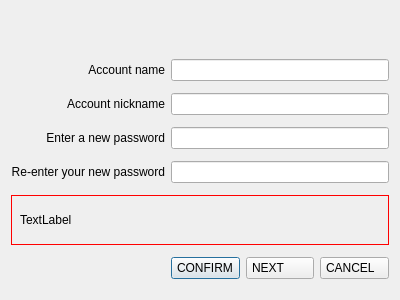
<?xml version="1.0" encoding="UTF-8"?>
<ui version="4.0">
 <class>DBRetrieve</class>
 <widget class="QDialog" name="DBRetrieve">
  <property name="geometry">
   <rect>
    <x>0</x>
    <y>0</y>
    <width>400</width>
    <height>300</height>
   </rect>
  </property>
  <property name="windowTitle">
   <string>Dialog</string>
  </property>
  <property name="styleSheet">
   <string notr="true">QPushButton 
{
text-align: left;
padding: 3px;
padding-left: 5px;
}</string>
  </property>
  <layout class="QGridLayout" name="gridLayout">
   <item row="1" column="0">
    <widget class="QLabel" name="label_login">
     <property name="font">
      <font>
       <family>Arial</family>
      </font>
     </property>
     <property name="text">
      <string>Account name</string>
     </property>
     <property name="alignment">
      <set>Qt::AlignRight|Qt::AlignTrailing|Qt::AlignVCenter</set>
     </property>
    </widget>
   </item>
   <item row="0" column="0" colspan="2">
    <widget class="QLabel" name="label_logo">
     <property name="minimumSize">
      <size>
       <width>0</width>
       <height>30</height>
      </size>
     </property>
     <property name="maximumSize">
      <size>
       <width>16777215</width>
       <height>30</height>
      </size>
     </property>
     <property name="text">
      <string/>
     </property>
    </widget>
   </item>
   <item row="6" column="1">
    <layout class="QHBoxLayout" name="horizontalLayout">
     <item>
      <widget class="QPushButton" name="pushButton_confirm">
       <property name="font">
        <font>
         <family>Arial</family>
        </font>
       </property>
       <property name="text">
        <string>CONFIRM</string>
       </property>
      </widget>
     </item>
     <item>
      <widget class="QPushButton" name="pushButton_next">
       <property name="font">
        <font>
         <family>Arial</family>
        </font>
       </property>
       <property name="text">
        <string>NEXT</string>
       </property>
      </widget>
     </item>
     <item>
      <widget class="QPushButton" name="pushButton_cancel">
       <property name="font">
        <font>
         <family>Arial</family>
        </font>
       </property>
       <property name="text">
        <string>CANCEL</string>
       </property>
      </widget>
     </item>
    </layout>
   </item>
   <item row="1" column="1">
    <widget class="QLineEdit" name="lineEdit_login">
     <property name="font">
      <font>
       <family>Arial</family>
      </font>
     </property>
     <property name="maxLength">
      <number>16</number>
     </property>
    </widget>
   </item>
   <item row="2" column="1">
    <widget class="QLineEdit" name="lineEdit_name">
     <property name="font">
      <font>
       <family>Arial</family>
      </font>
     </property>
     <property name="maxLength">
      <number>16</number>
     </property>
    </widget>
   </item>
   <item row="2" column="0">
    <widget class="QLabel" name="label_name">
     <property name="font">
      <font>
       <family>Arial</family>
      </font>
     </property>
     <property name="text">
      <string>Account nickname</string>
     </property>
     <property name="alignment">
      <set>Qt::AlignRight|Qt::AlignTrailing|Qt::AlignVCenter</set>
     </property>
    </widget>
   </item>
   <item row="5" column="0" colspan="2">
    <widget class="QLabel" name="label_error">
     <property name="maximumSize">
      <size>
       <width>16777215</width>
       <height>50</height>
      </size>
     </property>
     <property name="font">
      <font>
       <family>Arial</family>
      </font>
     </property>
     <property name="styleSheet">
      <string notr="true">border:1px solid red;
padding: 5px;</string>
     </property>
     <property name="text">
      <string>TextLabel</string>
     </property>
    </widget>
   </item>
   <item row="3" column="0">
    <widget class="QLabel" name="label_password">
     <property name="font">
      <font>
       <family>Arial</family>
      </font>
     </property>
     <property name="text">
      <string>Enter a new password</string>
     </property>
     <property name="alignment">
      <set>Qt::AlignRight|Qt::AlignTrailing|Qt::AlignVCenter</set>
     </property>
    </widget>
   </item>
   <item row="4" column="0">
    <widget class="QLabel" name="label_confirm">
     <property name="font">
      <font>
       <family>Arial</family>
      </font>
     </property>
     <property name="text">
      <string>Re-enter your new password</string>
     </property>
     <property name="alignment">
      <set>Qt::AlignRight|Qt::AlignTrailing|Qt::AlignVCenter</set>
     </property>
    </widget>
   </item>
   <item row="3" column="1">
    <widget class="QLineEdit" name="lineEdit_password">
     <property name="font">
      <font>
       <family>Arial</family>
      </font>
     </property>
     <property name="maxLength">
      <number>16</number>
     </property>
     <property name="echoMode">
      <enum>QLineEdit::Password</enum>
     </property>
    </widget>
   </item>
   <item row="4" column="1">
    <widget class="QLineEdit" name="lineEdit_confirm">
     <property name="font">
      <font>
       <family>Arial</family>
      </font>
     </property>
     <property name="maxLength">
      <number>16</number>
     </property>
     <property name="echoMode">
      <enum>QLineEdit::Password</enum>
     </property>
    </widget>
   </item>
  </layout>
 </widget>
 <resources/>
 <connections/>
</ui>
